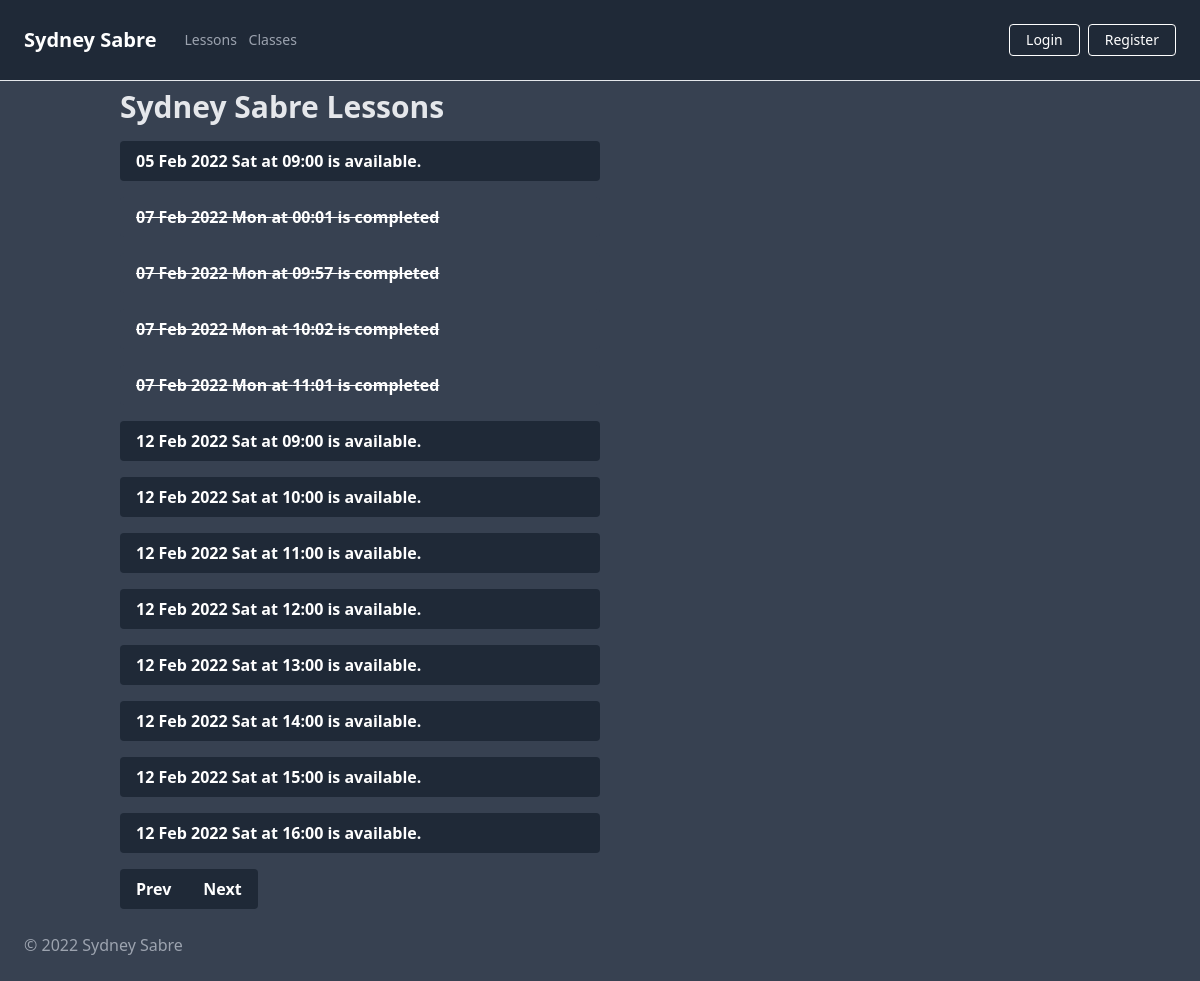
/date/2022-02-07, run on the app's committed database.
### app/models.py (models this page shows, shortened)
class Slot(db.Model):
    __tablename__ = "slots"
    id = db.Column(db.Integer, primary_key=True)
    date = db.Column(db.Date, nullable=False)
    time = db.Column(db.Time, nullable=False)
    name = db.Column(db.String(250), nullable=True)
    comment = db.Column(db.String(500), nullable=True)
    paid = db.Column(db.Boolean, default=False, nullable=True)
    completed = db.Column(db.Boolean, default=False, nullable=True)
    user_id = db.Column(db.Integer, db.ForeignKey('users.id'))

### app/routes.py (the view)
@app.route('/date/<date>')
def show_date(date):
    date = datetime.datetime.strptime(date, '%Y-%m-%d')
    date = date.date() # Strip hours from date
    date_plus_range = date + datetime.timedelta(days=SCAN_RANGE)
    date_minus_range = date - datetime.timedelta(days=SCAN_RANGE)
    slots = Slot.query.filter(and_(Slot.date < date_plus_range, Slot.date > date_minus_range)) #Show slots on current date +/- range days.
    slots_by_time = sorted(slots, key=lambda slot: slot.time)
    slots_by_timedate = sorted(slots_by_time, key=lambda slot: slot.date)
    return render_template('index.html', all_slots=slots_by_timedate, today=date, next_date=date_plus_range, prev_date=date_minus_range)

### app/templates/index.html
{% extends "base.html" %}
{% block title %}
Sydney Sabre Lessons
{% endblock %}
{% block content %}
    <div class="container">
        <h1 class="text-gray-200 my-2 text-3xl font-bold">{{ self.title() }}</h1>
        {% for slot in all_slots%}
        <div class="flex mr-auto my-4 w-full md:w-3/4 lg:w-1/2">
            {% if current_user.is_admin: %}
                <div class="flex grow">
                    {% if slot.completed == True: %}
                    <a class="grow bg-gray-700 line-through text-white font-bold py-2 px-4 rounded"
                    {% elif slot.name == None: %}
                    <a class="grow bg-gray-800 hover:bg-gray-400 text-white font-bold py-2 px-4 rounded"
                    {% elif slot.paid == True: %}
                    <a class="grow bg-green-800 hover:bg-green-400 text-white font-bold py-2 px-4 rounded"
                    {% else %}
                    <a class="grow bg-red-800 hover:bg-red-400 text-white font-bold py-2 px-4 rounded"
                    {% endif %}
                        href="{{ url_for('book_slot', slot_id=slot.id) }}">
                        {{ slot.date.strftime('%d %b %Y %a') }} at {{ slot.time.strftime('%H:%M') }} booked for {{ slot.name }}
                    </a>
                </div>
            <div class="flex">
                <a class="bg-red-400 hover:bg-red-200 text-white font-bold mx-2 px-3 py-2 rounded"
                    href="{{url_for('delete_slot', slot_id=slot.id) }}">
                    ✘
                </a>
            </div>
            <div class="flex">
                <a class="bg-green-400 hover:bg-green-200 text-white font-bold mx-2 px-3 py-2 rounded"
                    href="{{url_for('toggle_complete_slot', slot_id=slot.id) }}">
                    ✓
                </a>
            </div>
            {% else %}
                {% if slot.completed == True: %}
                <div class="flex grow">
                    <p class="grow bg-gray-700 text-white line-through font-bold py-2 px-4 rounded">
                        {{ slot.date.strftime('%d %b %Y %a') }} at {{ slot.time.strftime('%H:%M') }} is completed
                    </p>
                </div>
                {% elif slot.name == None: %}
                <div class="flex grow">
                    <a class="grow bg-gray-800 hover:bg-gray-400 text-white font-bold py-2 px-4 rounded"
                        href="{{ url_for('book_slot', slot_id=slot.id) }}">
                        {{ slot.date.strftime('%d %b %Y %a') }} at {{ slot.time.strftime('%H:%M') }} is available.
                    </a>
                </div>
                {% elif slot.paid == True: %}
                <div class="flex grow">
                    <p class="grow bg-green-600 text-white font-bold py-2 px-4 rounded">
                        {{ slot.date.strftime('%d %b %Y %a') }} at {{ slot.time.strftime('%H:%M') }} is booked and paid.
                    </p>
                </div>
                {% else %}
                <div class="flex grow">
                    <p class="grow bg-red-800 text-white font-bold py-2 px-4 rounded">
                        {{ slot.date.strftime('%d %b %Y %a') }} at {{ slot.time.strftime('%H:%M') }} is already booked.
                    </p>
                </div>
                {% endif %}
            {% endif %}
        </div>
        {% endfor%}
        <div class="inline-flex">
            <a class="bg-gray-800 hover:bg-gray-400 text-white font-bold py-2 px-4 rounded-l" href="{{url_for('show_date', date=prev_date)}}">
              Prev
            </a>
            <a class="bg-gray-800 hover:bg-gray-400 text-white font-bold py-2 px-4 rounded-r" href="{{url_for('show_date', date=next_date)}}">
              Next
            </a>
          </div>
    </div>
{% endblock %}

### app/static/css/main.css (style rules this page uses)
html { line-height: 1.5; -webkit-text-size-adjust: 100%; -moz-tab-size: 4; -o-tab-size: 4; tab-size: 4; font-family: ui-sans-serif, system-ui, -apple-system, BlinkMacSystemFont, "Segoe UI", Roboto, "Helvetica Neue", Arial, "Noto Sans", sans-serif, "Apple Color Emoji", "Segoe UI Emoji", "Segoe UI Symbol", "Noto Color Emoji"; }
body { margin: 0; line-height: inherit; }
h1, h2, h3, h4, h5, h6 { font-size: inherit; font-weight: inherit; }
a { color: inherit; text-decoration: inherit; }
blockquote, dl, dd, h1, h2, h3, h4, h5, h6, hr, figure, p, pre { margin: 0; }
.container { width: 100%; margin-right: auto; margin-left: auto; padding-right: 2rem; padding-left: 2rem; }
@media (min-width: 640px) { .container { max-width: 640px; } }
@media (min-width: 768px) { .container { max-width: 768px; } }
@media (min-width: 1024px) { .container { max-width: 1024px; } }
.my-2 { margin-top: 0.5rem; margin-bottom: 0.5rem; }
.my-4 { margin-top: 1rem; margin-bottom: 1rem; }
.mr-auto { margin-right: auto; }
.flex { display: flex; }
.inline-flex { display: inline-flex; }
.w-full { width: 100%; }
.grow { flex-grow: 1; }
.rounded { border-radius: 0.25rem; }
.rounded-l { border-top-left-radius: 0.25rem; border-bottom-left-radius: 0.25rem; }
.rounded-r { border-top-right-radius: 0.25rem; border-bottom-right-radius: 0.25rem; }
.bg-gray-700 { --tw-bg-opacity: 1; background-color: rgb(55 65 81 / var(--tw-bg-opacity)); }
.bg-gray-800 { --tw-bg-opacity: 1; background-color: rgb(31 41 55 / var(--tw-bg-opacity)); }
.px-4 { padding-left: 1rem; padding-right: 1rem; }
.py-2 { padding-top: 0.5rem; padding-bottom: 0.5rem; }
.text-3xl { font-size: 1.875rem; line-height: 2.25rem; }
.font-bold { font-weight: 700; }
.text-white { --tw-text-opacity: 1; color: rgb(255 255 255 / var(--tw-text-opacity)); }
.text-gray-200 { --tw-text-opacity: 1; color: rgb(229 231 235 / var(--tw-text-opacity)); }
.line-through { -webkit-text-decoration-line: line-through; text-decoration-line: line-through; }
@media (min-width: 768px) { .md\:w-3\/4 { width: 75%; } }
@media (min-width: 1024px) { .lg\:w-1\/2 { width: 50%; } }

### data on the page
Slot: date "05 Feb 2022 Sat", time "09:00"
Slot: date "07 Feb 2022 Mon", time "00:01"
Slot: date "07 Feb 2022 Mon", time "09:57"
Slot: date "07 Feb 2022 Mon", time "10:02"
Slot: date "07 Feb 2022 Mon", time "11:01"
Slot: date "12 Feb 2022 Sat", time "09:00"
Slot: date "12 Feb 2022 Sat", time "10:00"
Slot: date "12 Feb 2022 Sat", time "11:00"
Slot: date "12 Feb 2022 Sat", time "12:00"
Slot: date "12 Feb 2022 Sat", time "13:00"
Slot: date "12 Feb 2022 Sat", time "14:00"
Slot: date "12 Feb 2022 Sat", time "15:00"
Slot: date "12 Feb 2022 Sat", time "16:00"
